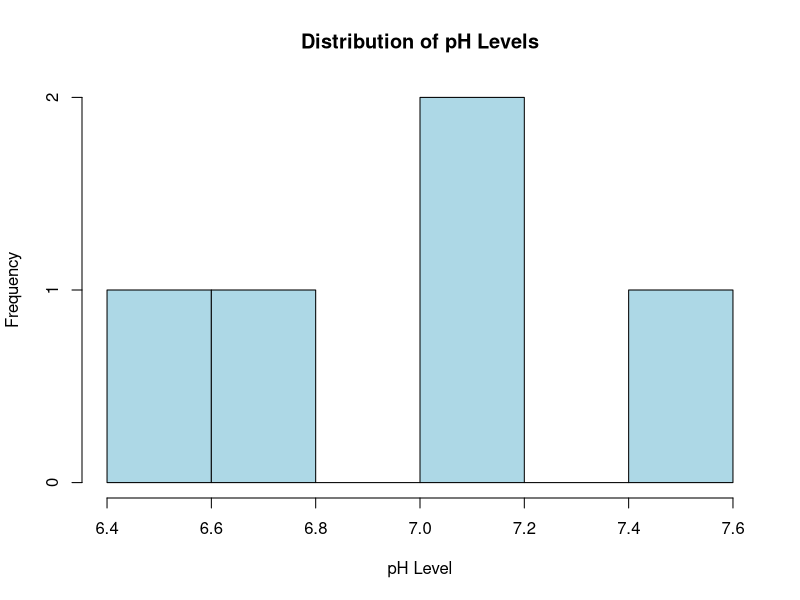
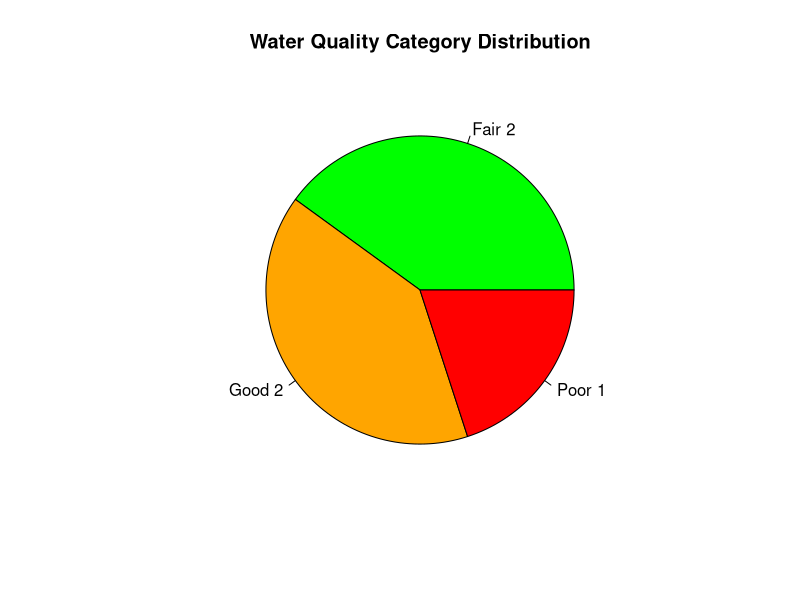
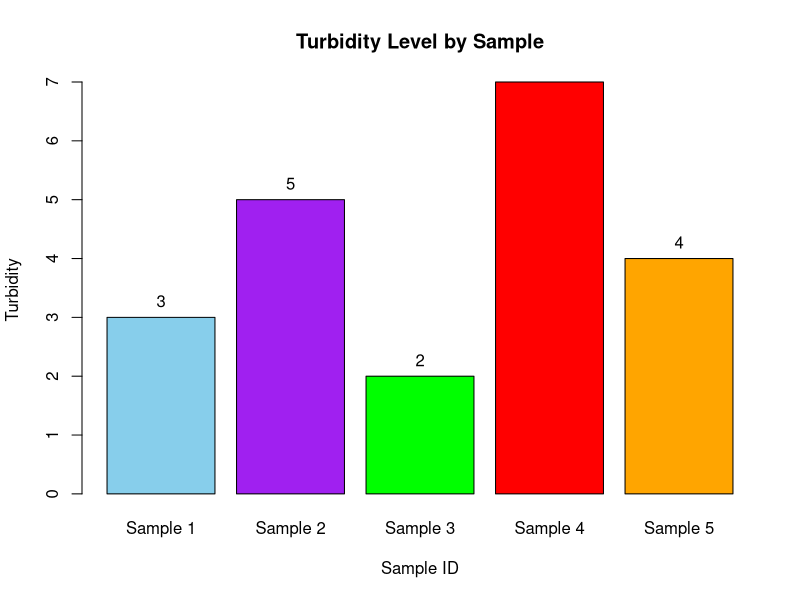
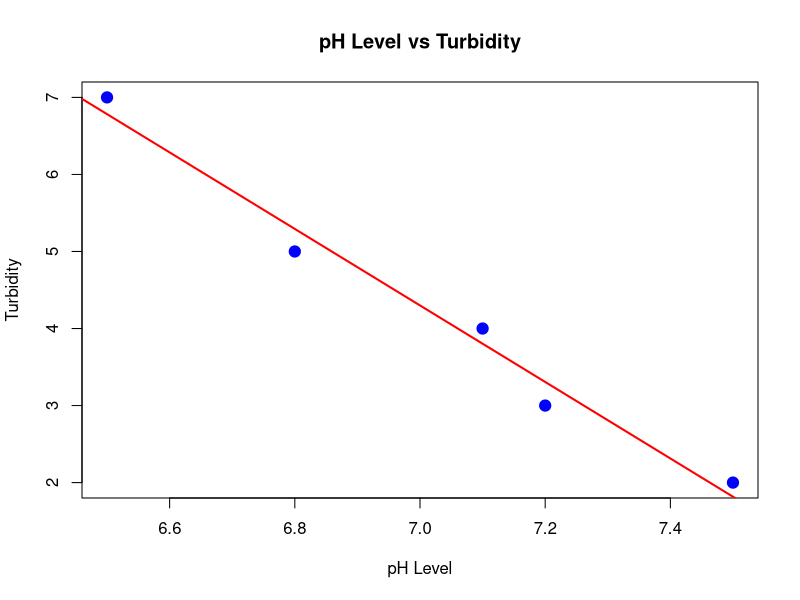
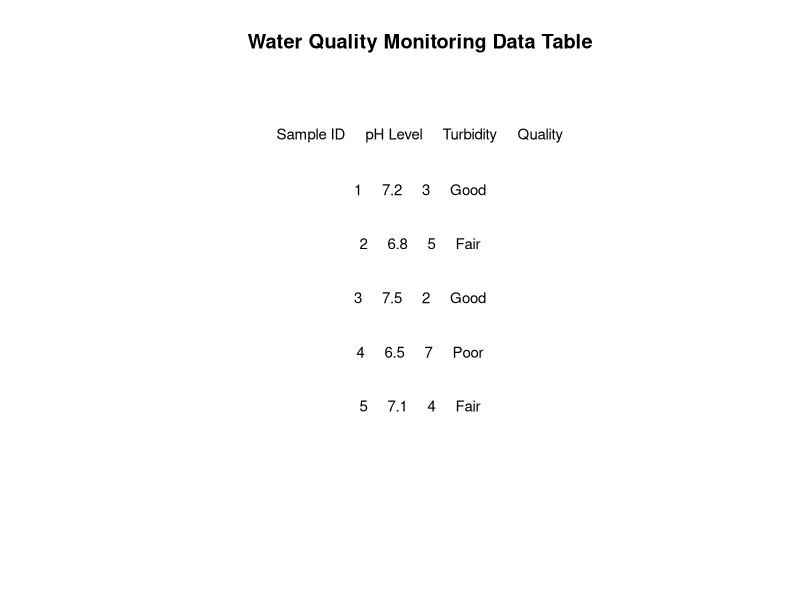

Recreate these plots in R, in order. (Note: this script raises an error after producing the figures.)
#=========================================
# Water Quality Monitoring Analysis
#=========================================

# Create Dataset

water <- data.frame(
  Sample_ID = c(1,2,3,4,5),
  pH_Level = c(7.2,6.8,7.5,6.5,7.1),
  Turbidity = c(3,5,2,7,4),
  Quality = c("Good",
              "Fair",
              "Good",
              "Poor",
              "Fair")
)

print(water)


#=========================================
# GRAPH 1 : Histogram
# pH Level Distribution
#=========================================

hist(
  water$pH_Level,
  col = "lightblue",
  border = "black",
  main = "Distribution of pH Levels",
  xlab = "pH Level",
  ylab = "Frequency"
)


#=========================================
# GRAPH 2 : Pie Chart
# Water Quality Categories
#=========================================

quality_count <- table(water$Quality)

pie(
  quality_count,
  col = c("green","orange","red"),
  main = "Water Quality Category Distribution",
  labels = paste(
    names(quality_count),
    quality_count
  )
)


#=========================================
# GRAPH 3 : Bar Chart
# Turbidity by Sample
#=========================================

bar <- barplot(
  water$Turbidity,
  names.arg = paste("Sample",water$Sample_ID),
  col = c("skyblue",
          "purple",
          "green",
          "red",
          "orange"),
  main = "Turbidity Level by Sample",
  xlab = "Sample ID",
  ylab = "Turbidity"
)

# Add Value Labels

text(
  x = bar,
  y = water$Turbidity,
  labels = water$Turbidity,
  pos = 3
)


#=========================================
# GRAPH 4 : Scatter Plot
# pH Level vs Turbidity
#=========================================

plot(
  water$pH_Level,
  water$Turbidity,
  pch = 19,
  cex = 1.5,
  col = "blue",
  main = "pH Level vs Turbidity",
  xlab = "pH Level",
  ylab = "Turbidity"
)

# Add Trend Line

model <- lm(
  Turbidity ~ pH_Level,
  data = water
)

abline(
  model,
  col = "red",
  lwd = 2
)


#=========================================
# Display Water Quality Data Table
#=========================================

plot.new()

title("Water Quality Monitoring Data Table")

table_data <- rbind(
  c("Sample ID","pH Level","Turbidity","Quality"),
  cbind(
    water$Sample_ID,
    water$pH_Level,
    water$Turbidity,
    water$Quality
  )
)

text(
  x = 0.5,
  y = seq(0.9,0.2,length.out = nrow(table_data)),
  labels = apply(table_data,1,paste,collapse="     "),
  cex = 0.9
)


s#=========================================
# Save Dataset
#=========================================

write.csv(
  water,
  "Water_Quality_Monitoring.csv",
  row.names = FALSE
)

cat("Water_Quality_Monitoring.csv saved successfully.\n")
